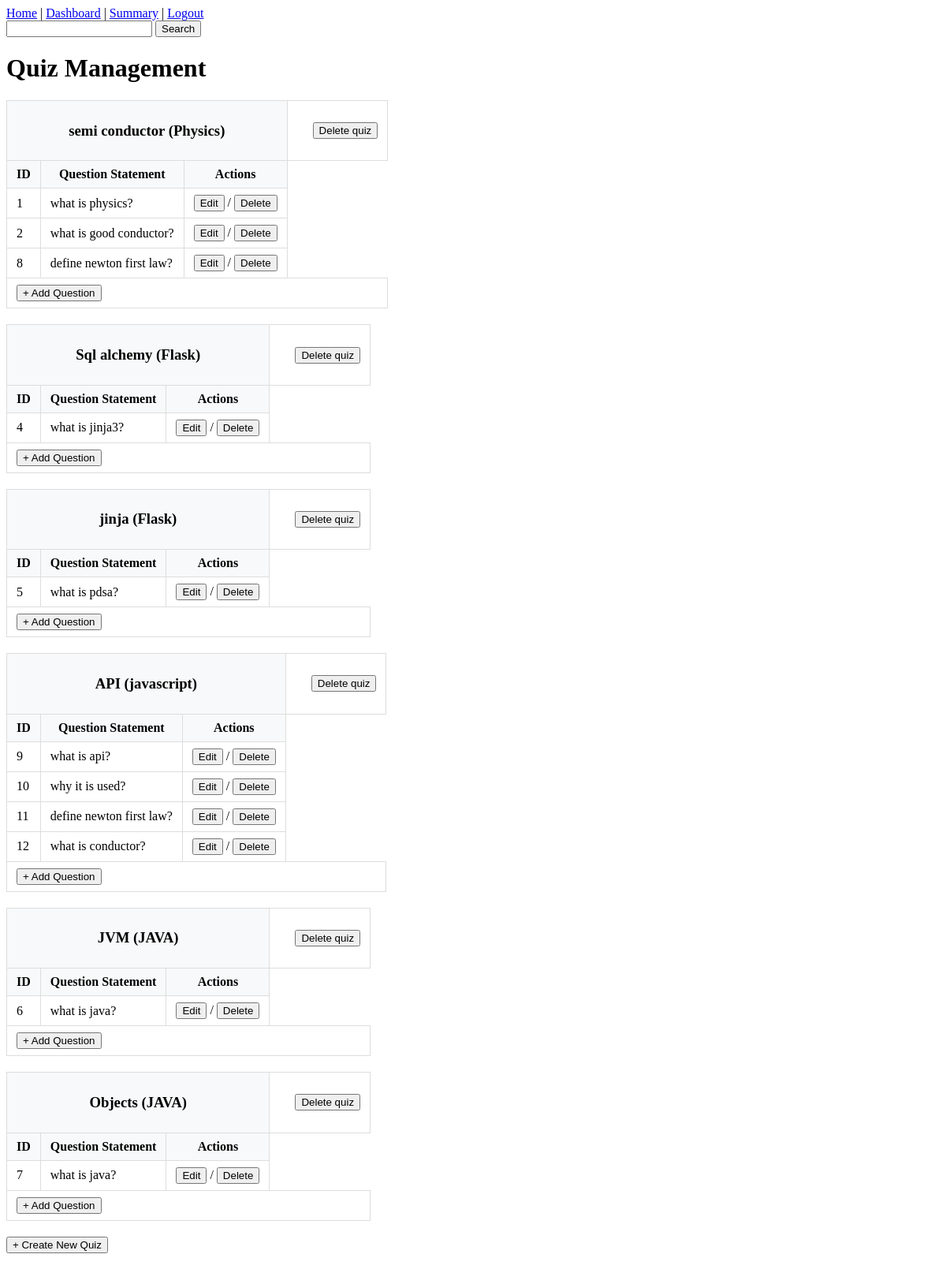
/quiz_management, run on an earlier commit of the app's database.
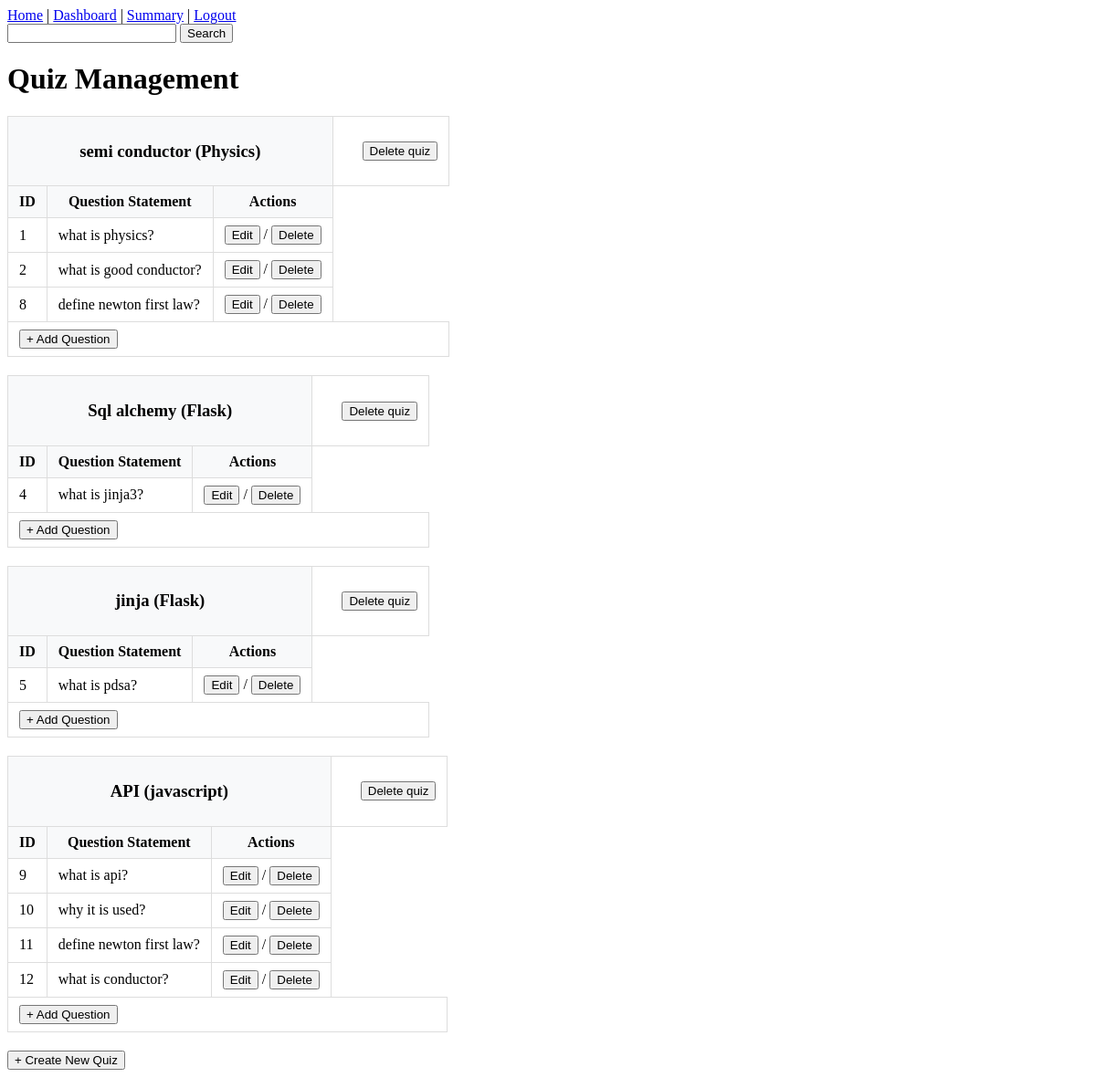
And on a later commit of the database.
### models.py (models this page shows, shortened)
class Chapter(db.Model):
    id = db.Column(db.Integer, primary_key = True)
    name = db.Column(db.String(100), nullable=False)
    description = db.Column(db.String(100),  nullable = True)
    subject_id = db.Column(db.Integer, db.ForeignKey('subject.id'), nullable = False)
    quizzes = db.relationship('Quiz', backref='chapter', lazy=True, cascade="all, delete-orphan")

class Quiz(db.Model):
    id = db.Column(db.Integer, primary_key = True)
    chapter_id = db.Column(db.Integer, db.ForeignKey('chapter.id'), nullable = False)
    date_of_quiz = db.Column(db.String(10))
    time_duration = db.Column(db.String(10)) #HH:MM
    remark = db.Column(db.String(100), nullable = True)
    scores = db.relationship('Score', backref='quiz', lazy=True, cascade="all, delete-orphan")
    question = db.relationship('Question', backref = 'quiz', lazy = True, cascade="all, delete-orphan")

class Subject(db.Model):
    id = db.Column(db.Integer, primary_key = True)
    name = db.Column(db.String(100), nullable=False)
    description = db.Column(db.String(100),  nullable = True)
    chapters = db.relationship('Chapter', backref='subject', lazy=True, cascade="all, delete-orphan")

class Question(db.Model):
    id = db.Column(db.Integer, primary_key = True)
    quiz_id = db.Column (db.Integer , db.ForeignKey("quiz.id"), nullable = False)
    q_statement = db.Column(db.String(100), nullable = False)
    o_1 = db.Column(db.String(50), nullable = False)
    o_2 = db.Column(db.String(50), nullable = False)
    o_3 = db.Column(db.String(50), nullable = False)
    o_4 = db.Column(db.String(50), nullable = False)
    correct_option = db.Column(db.Integer, nullable = False)

### app.py (the view)
@app.route("/quiz_management", methods = ['GET', 'POST'])
def quiz_management():
    subjects = Subject.query.all()
    chapters = Chapter.query.all()
    quizzes = Quiz.query.all()
    question = Question.query.all()
    return render_template("quiz_management.html", subjects = subjects, chapters = chapters, quizzes = quizzes, question = question)

### templates/quiz_management.html (shortened to what the changed rows need)
<!DOCTYPE html>
<html lang="en">
<head>
</head>
<body>
    <div id="nav_bar">
        <h1>Quiz Management</h1>
        <div id="content">
            {% if search_key %}
                <h3>Search Results for "{{ search_key }}"</h3>
                {% if not filtered_quizzes %}
                    <p class="no-results">No quizzes found</p>
                {% else %}
                    {% for quiz in filtered_quizzes %}
                        <table>
                            <tr>
                                <th colspan="3">
                                    <h3>{{ quiz.chapter.name }} ({{ quiz.chapter.subject.name }})</h3>
                                </th>
                                <td>
                                    <a href="/delete_quiz?id={{ quiz.id }}" style="margin-left: 20px;">
                                        <button>Delete quiz</button>
                                    </a>
                                </td>
                            </tr>
                            <tr>
                                <th>ID</th>
                                <th>Question Statement</th>
                                <th>Actions</th>
                            </tr>
                            {% for question in quiz.question %}
                            <tr>
                                <td>{{ question.id }}</td>
                                <td>{{ question.q_statement }}</td>
                                <td>
                                    <a href="{{ url_for('edit_question', id=question.id) }}"><button>Edit</button></a> /
                                    <a href="{{ url_for('delete_question', id=question.id) }}"><button>Delete</button></a>
                                </td>
                            </tr>
                            {% endfor %}
                            <tr>
                                <td colspan="4">
                                    <a href="{{ url_for('add_question', quiz_id=quiz.id) }}">
                                        <button>+ Add Question</button>
                                    </a>
                                </td>
                            </tr>
                        </table>
                    {% endfor %}
                {% endif %}
            {% else %}
                {% for subject in subjects %}
                    {% for chapter in subject.chapters %}
                        {% for quiz in chapter.quizzes %}
                            <table>
                                <tr>
                                    <th colspan="3">
                                        <h3>{{ chapter.name }} ({{ subject.name }})</h3>
                                    </th>
                                    <td>
                                        <a href="/delete_quiz?id={{ quiz.id }}" style="margin-left: 20px;">
                                            <button>Delete quiz</button>
                                        </a>
                                    </td>
                                </tr>
                                <tr>
                                    <th>ID</th>
                                    <th>Question Statement</th>
                                    <th>Actions</th>
                                </tr>
                                {% for question in quiz.question %}
                                <tr>
                                    <td>{{ question.id }}</td>
                                    <td>{{ question.q_statement }}</td>
                                    <td>
                                        <a href="{{ url_for('edit_question', id=question.id) }}"><button>Edit</button></a> /
                                        <a href="{{ url_for('delete_question', id=question.id) }}"><button>Delete</button></a>
                                    </td>
                                </tr>
                                {% endfor %}
                                <tr>
                                    <td colspan="4">
                                        <a href="{{ url_for('add_question', quiz_id=quiz.id) }}">
                                            <button>+ Add Question</button>
                                        </a>
                                    </td>
                                </tr>
                            </table>
                        {% endfor %}
                    {% endfor %}
                {% endfor %}
            {% endif %}
        </div>
</body>
</html>

What changed in the data, as far as the page shows it:
removed Subject: name "JAVA"
removed Chapter: name "JVM"
removed Question: id "6", q_statement "what is java?", shown under "JVM"
removed Chapter: name "Objects"
removed Question: id "7", q_statement "what is java?", shown under "Objects"
